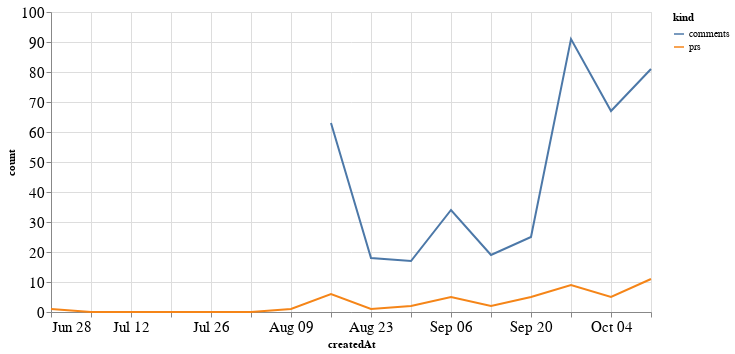

The notebook cell saved with this chart:
### Code cell
alt.Chart(total_time, width=600).mark_line().encode(
    x='createdAt',
    y='count',
    color='kind'
)

### Figure 1 — Vega-Lite specification as saved in the notebook (floating-point values rounded to 4 significant figures)
{"config": {"axisLeft": {"labelFontSize": 15}, "axisBottom": {"labelFontSize": 15}}, "data": {"name": "data-1294e73c76b4fe7408dc88e0a6378aba"}, "mark": "line", "encoding": {"color": {"type": "nominal", "field": "kind"}, "x": {"type": "temporal", "field": "createdAt"}, "y": {"type": "quantitative", "field": "count"}}, "width": 600, "$schema": "https://vega.github.io/schema/vega-lite/v4.8.1.json", "datasets": {"data-1294e73c76b4fe7408dc88e0a6378aba": [{"createdAt": "2020-06-28T00:00:00", "kind": "prs", "count": 1.0}, {"createdAt": "2020-07-05T00:00:00", "kind": "prs", "count": 0.0}, {"createdAt": "2020-07-12T00:00:00", "kind": "prs", "count": 0.0}, {"createdAt": "2020-07-19T00:00:00", "kind": "prs", "count": 0.0}, {"createdAt": "2020-07-26T00:00:00", "kind": "prs", "count": 0.0}, {"createdAt": "2020-08-02T00:00:00", "kind": "prs", "count": 0.0}, {"createdAt": "2020-08-09T00:00:00", "kind": "prs", "count": 1.0}, {"createdAt": "2020-08-16T00:00:00", "kind": "prs", "count": 6.0}, {"createdAt": "2020-08-23T00:00:00", "kind": "prs", "count": 1.0}, {"createdAt": "2020-08-30T00:00:00", "kind": "prs", "count": 2.0}, {"createdAt": "2020-09-06T00:00:00", "kind": "prs", "count": 5.0}, {"createdAt": "2020-09-13T00:00:00", "kind": "prs", "count": 2.0}, {"createdAt": "2020-09-20T00:00:00", "kind": "prs", "count": 5.0}, {"createdAt": "2020-09-27T00:00:00", "kind": "prs", "count": 9.0}, {"createdAt": "2020-10-04T00:00:00", "kind": "prs", "count": 5.0}, {"createdAt": "2020-10-11T00:00:00", "kind": "prs", "count": 11.0}, {"createdAt": "2020-06-28T00:00:00", "kind": "comments", "count": null}, {"createdAt": "2020-07-05T00:00:00", "kind": "comments", "count": null}, {"createdAt": "2020-07-12T00:00:00", "kind": "comments", "count": null}, {"createdAt": "2020-07-19T00:00:00", "kind": "comments", "count": null}, {"createdAt": "2020-07-26T00:00:00", "kind": "comments", "count": null}, {"createdAt": "2020-08-02T00:00:00", "kind": "comments", "count": null}, {"createdAt": "2020-08-09T00:00:00", "kind": "comments", "count": null}, {"createdAt": "2020-08-16T00:00:00", "kind": "comments", "count": 63.0}, {"createdAt": "2020-08-23T00:00:00", "kind": "comments", "count": 18.0}, {"createdAt": "2020-08-30T00:00:00", "kind": "comments", "count": 17.0}, {"createdAt": "2020-09-06T00:00:00", "kind": "comments", "count": 34.0}, {"createdAt": "2020-09-13T00:00:00", "kind": "comments", "count": 19.0}, {"createdAt": "2020-09-20T00:00:00", "kind": "comments", "count": 25.0}, {"createdAt": "2020-09-27T00:00:00", "kind": "comments", "count": 91.0}, {"createdAt": "2020-10-04T00:00:00", "kind": "comments", "count": 67.0}, {"createdAt": "2020-10-11T00:00:00", "kind": "comments", "count": 81.0}]}}
